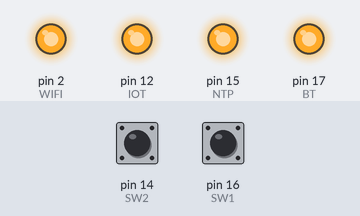
Bench run of a sketch on a simulated Arduino Uno, built with avr-gcc and run on an emulated ATmega328P. Parts: output pins drawn as LEDs (lit = HIGH). Inputs (shaded band) come from the test bench; at power-on: pin 14 (SW2) HIGH, pin 16 (SW1) HIGH.

Above: at 1.2 s.
1.3 s: pin 14 (SW2) pulled LOW for 0.15 s
At 1.37 s:
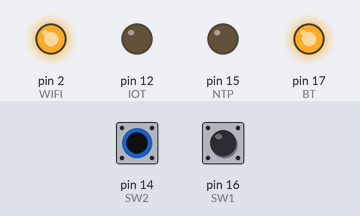
2.9 s: pin 16 (SW1) pulled LOW for 0.15 s
At 2.97 s:
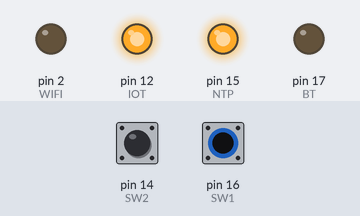
4.5 s: pin 16 (SW1) pulled LOW for 3.2 s
At 8.0 s:
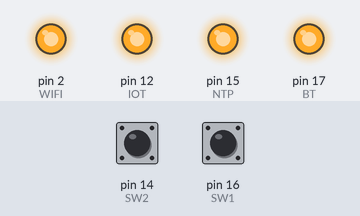
9.2 s: pin 14 (SW2) pulled LOW for 3.2 s
At 10.4 s:
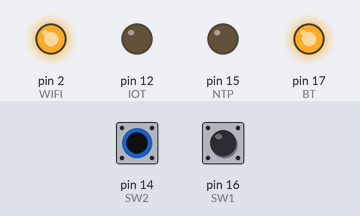
13.9 s: pin 14 (SW2) driven LOW and pin 16 (SW1) driven LOW
At 15.2 s:
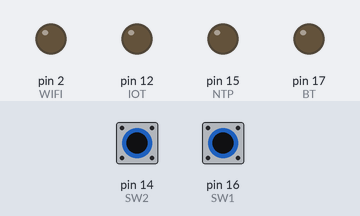
Timing chart, 0 to 16.4 s (numbered marks = the images above; inputs shaded):
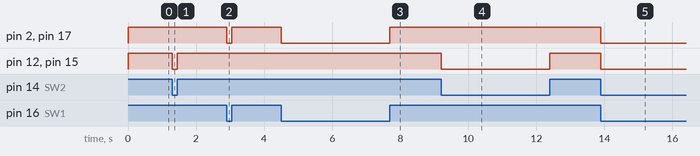

Measured:
- after the input at 1.3 s, pin 12 (IOT), pin 15 (NTP): HIGH → LOW at once, → HIGH 0.15 s later
- after the input at 2.9 s, pin 2 (WIFI), pin 17 (BT): HIGH → LOW at once, → HIGH 0.15 s later
- after the input at 4.5 s, pin 2 (WIFI), pin 17 (BT): HIGH → LOW at once, → HIGH 3.2 s later
- after the input at 9.2 s, pin 12 (IOT), pin 15 (NTP): HIGH → LOW at once, → HIGH 3.2 s later
- after the input at 13.9 s, pin 2 (WIFI), pin 12 (IOT), pin 15 (NTP), pin 17 (BT): HIGH → LOW at once

The sketch:

lab3.2.ino
```cpp
#define WIFI  2
#define IOT  12
#define NTP  15
#define BT  17
#define SW1 16
#define SW2 14

void setup() {
    pinMode(WIFI, OUTPUT);
    pinMode(IOT, OUTPUT);
    pinMode(NTP, OUTPUT);
    pinMode(BT, OUTPUT);
    pinMode(SW1, INPUT_PULLUP);
    pinMode(SW2, INPUT_PULLUP);
}

void loop() {
    if (digitalRead(SW1) == LOW) {
        digitalWrite(WIFI, LOW);
        digitalWrite(BT, LOW);
    } else {
        digitalWrite(WIFI, HIGH);
        digitalWrite(BT, HIGH);
    }

    if (digitalRead(SW2) == LOW) {
        digitalWrite(NTP, LOW);
        digitalWrite(IOT, LOW);
    } else {
        digitalWrite(NTP, HIGH);
        digitalWrite(IOT, HIGH);
    }
}
```
